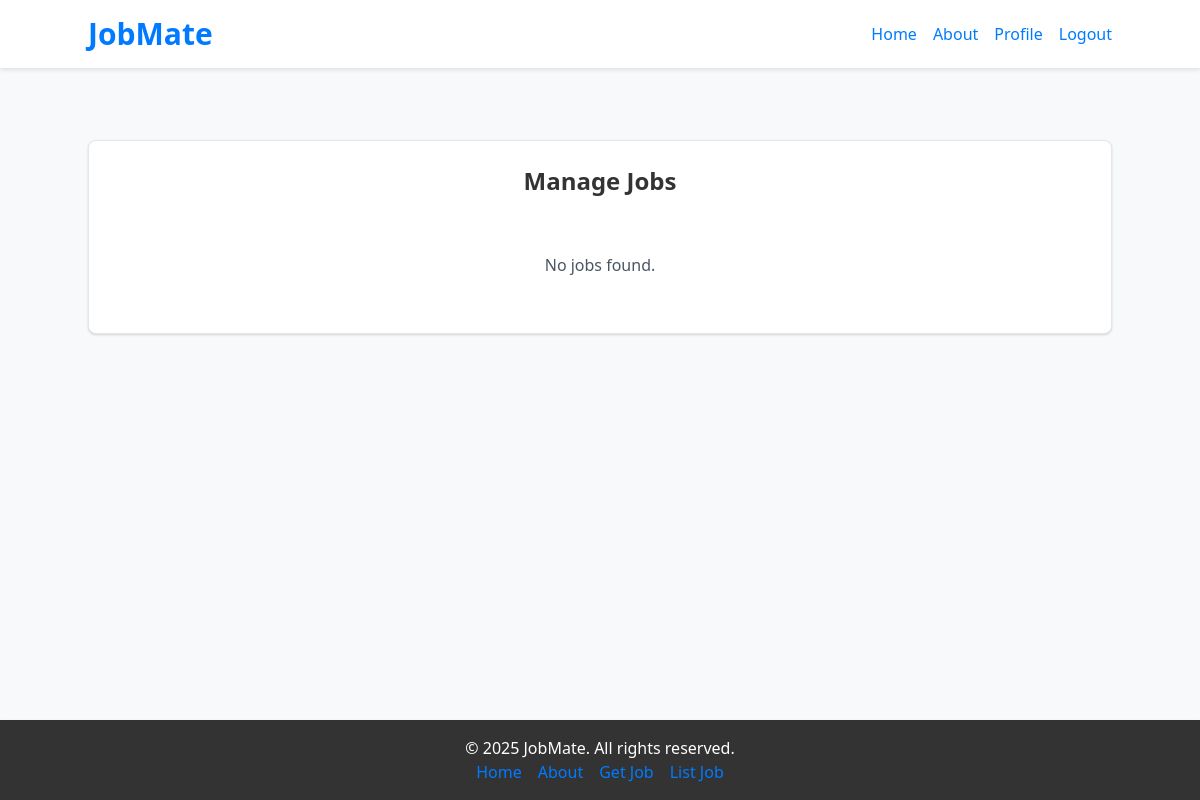
The page /contractor/jobs/manage/ (signed in) on the database as committed earlier.
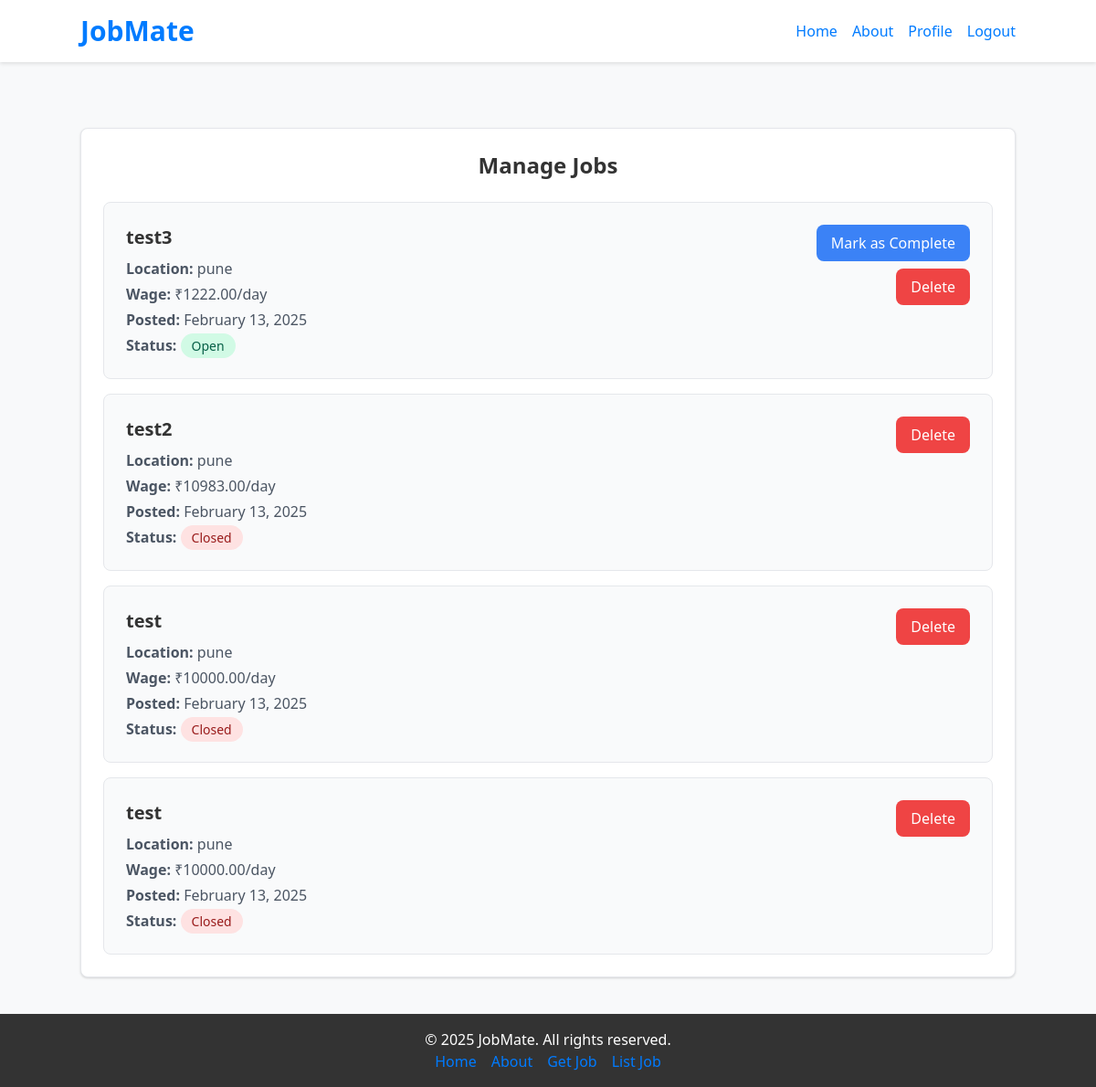
The same page on the database as committed later.
### contractor/models.py (models this page shows, shortened)
class Job(models.Model):
    STATUS_CHOICES = (
        ('open', 'Open'),
        ('closed', 'Closed')
    )
    contractor = models.ForeignKey(Contractor, on_delete=models.CASCADE)
    title = models.CharField(max_length=255)
    description = models.TextField()
    location = models.CharField(max_length=255)
    wage = models.DecimalField(max_digits=10, decimal_places=2)
    required_skills = models.TextField(blank=True, null=True)
    created_at = models.DateTimeField(auto_now_add=True)
    status = models.CharField(max_length=10, choices=STATUS_CHOICES, default='open')

### contractor/views.py (the view)
# urls.py: path('jobs/manage/', views.manage_jobs, name='manage-jobs'),  # Add this line
@login_required(login_url='/login/')
def manage_jobs(request):
    contractor = request.user.contractor
    jobs = Job.objects.filter(contractor=contractor).order_by('-created_at')
    return render(request, 'manage_jobs.html', {
        'jobs': jobs
    })

### contractor/templates/manage_jobs.html (shortened to what this page needs)
{% extends "base.html" %}
{% block content %}
<div class="max-w-6xl mx-auto mt-8">
    <div class="bg-white shadow rounded-lg p-6 border">
        <h2 class="text-2xl font-bold mb-6 text-center">Manage Jobs</h2>
        <div class="space-y-4">
            {% for job in jobs %}
            <div class="bg-gray-50 p-6 rounded-lg border">
                <div class="flex justify-between items-start">
                    <div>
                        <h3 class="text-xl font-semibold">{{ job.title }}</h3>
                        <div class="mt-2 space-y-1">
                            <p class="text-gray-600"><strong>Location:</strong> {{ job.location }}</p>
                            <p class="text-gray-600"><strong>Wage:</strong> ₹{{ job.wage }}/day</p>
                            <p class="text-gray-600"><strong>Posted:</strong> {{ job.created_at|date:"F j, Y" }}</p>
                            <p class="text-gray-600"><strong>Status:</strong>
                                <span class="px-3 py-1 rounded-full text-sm
                                    {% if job.status == 'open' %}bg-green-100 text-green-800
                                    {% else %}bg-red-100 text-red-800{% endif %}">
                                    {{ job.get_status_display }}
                                </span>
                            </p>
                        </div>
                    </div>
                    <div class="text-right space-y-2">
                        {% if job.status == 'open' %}
                        <form method="post" action="{% url 'update-job-status' job.id %}">
                            <button type="submit" class="bg-blue-500 text-white px-4 py-2 rounded-lg hover:bg-blue-600">
                                Mark as Complete
                            </button>
                        </form>
                        {% endif %}
                        <form method="post" action="{% url 'delete-job' job.id %}">
                            <button type="submit" class="bg-red-500 text-white px-4 py-2 rounded-lg hover:bg-red-600">
                                Delete
                            </button>
                        </form>
                    </div>
                </div>
            </div>
            {% empty %}
            <div class="text-center py-8">
                <p class="text-gray-600">No jobs found.</p>
            </div>
            {% endfor %}
        </div>
    </div>
</div>
{% endblock %}

Rows that differ between the two databases and show on the page:
added Job: title "test3", location "pune", wage "1222.00", created_at "February 13, 2025", status "Open", shows "Mark as Complete"
added Job: title "test2", location "pune", wage "10983.00", created_at "February 13, 2025", status "Closed"
added Job: title "test", location "pune", wage "10000.00", created_at "February 13, 2025", status "Closed"
added Job: title "test", location "pune", wage "10000.00", created_at "February 13, 2025", status "Closed"
Other text that changed with them:
text no longer shown: "No jobs found."
